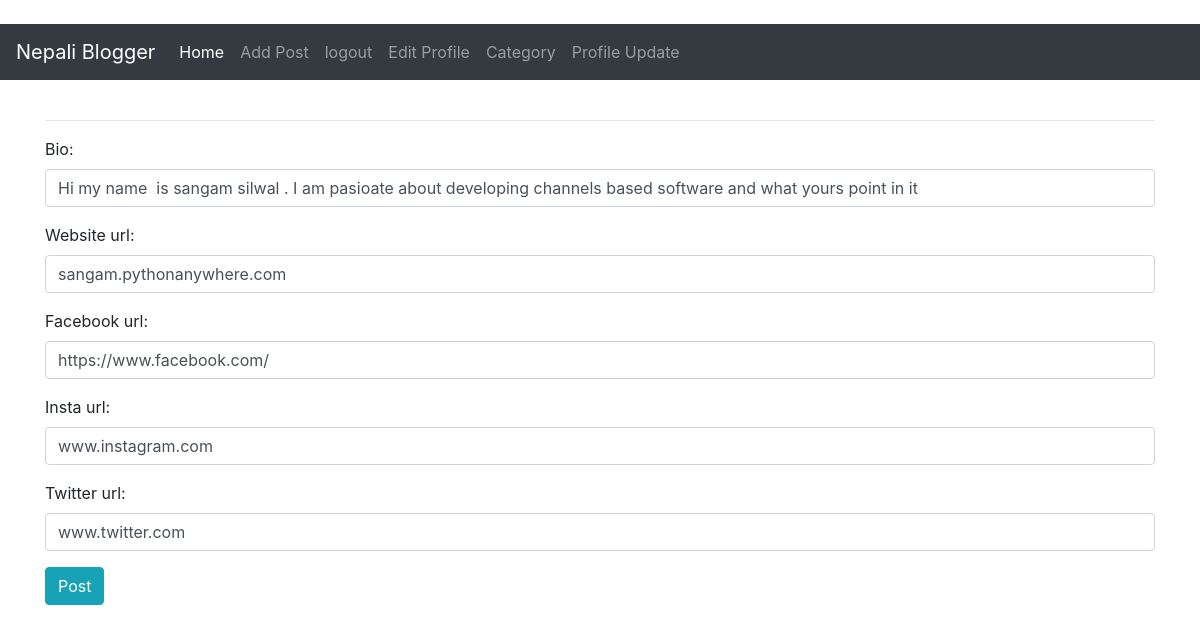
Page /profile/5 (signed in) on the committed database.
### myblog/models.py (models this page shows, shortened)
class Profile(models.Model):
    user = models.OneToOneField(User,null=True,on_delete=models.CASCADE)
    bio = models.TextField()
    profile_pic = models.ImageField(null=True,blank=True,upload_to='images/profile')
    website_url = models.CharField(max_length=255,null=True,blank=True)
    facebook_url = models.CharField(max_length=255,null=True,blank=True)
    insta_url = models.CharField(max_length=255,null=True,blank=True)
    twitter_url = models.CharField(max_length=255,null=True,blank=True)

### myblog/views.py (the view)
# urls.py: path('profile/<int:pk>',CreateProfile.as_view(),name='prof')
class CreateProfile(UpdateView):
    template_name = "Create_prof.html"
    model = Profile
    form_class = ProfileForm

### myblog/form.py
class ProfileForm(forms.ModelForm):
    class Meta:
        model = Profile
        fields = ('bio','website_url','facebook_url','insta_url','twitter_url')
        widgets = {
            'bio':forms.TextInput(attrs={'class':'form-control'}),
            'website_url':forms.TextInput(attrs={'class':'form-control'}),
            'facebook_url':forms.TextInput(attrs={'class':'form-control'}),
            'insta_url':forms.TextInput(attrs={'class':'form-control'}),
            'twitter_url':forms.TextInput(attrs={'class':'form-control'}),
        }

### myblog/templates/Create_prof.html (shortened to what this page needs)
{% extends 'base.html' %}
{% block content %}
<hr>
{% if user.is_authenticated %}
<div class = "form-group" enctype = "multipart/form-data">
<form method="POST">
    {{form.as_p}}
    <button class = 'btn btn-info'>Post</button>
</div>
{% endif %}
{% endblock content %}

### rows in the picture
Profile: bio "Hi my name is sangam silwal . I am pasioate about developing channels based software and what yours point in it", website_url "sangam.pythonanywhere.com", facebook_url "https://www.facebook.com/", insta_url "www.instagram.com", twitter_url "www.twitter.com"
